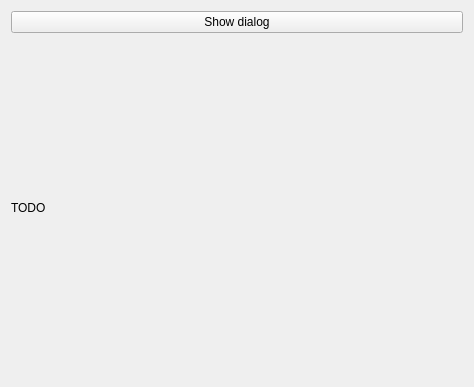
<?xml version="1.0" encoding="UTF-8"?>
<ui version="4.0">
 <class>DialogSettingsForm</class>
 <widget class="QWidget" name="DialogSettingsForm">
  <property name="geometry">
   <rect>
    <x>0</x>
    <y>0</y>
    <width>474</width>
    <height>387</height>
   </rect>
  </property>
  <property name="windowTitle">
   <string>Form</string>
  </property>
  <layout class="QGridLayout" name="gridLayout">
   <item row="0" column="0">
    <widget class="QPushButton" name="showDialogButton">
     <property name="text">
      <string>Show dialog</string>
     </property>
    </widget>
   </item>
   <item row="1" column="0">
    <widget class="QLabel" name="label">
     <property name="text">
      <string>TODO</string>
     </property>
    </widget>
   </item>
  </layout>
 </widget>
 <resources/>
 <connections/>
</ui>
